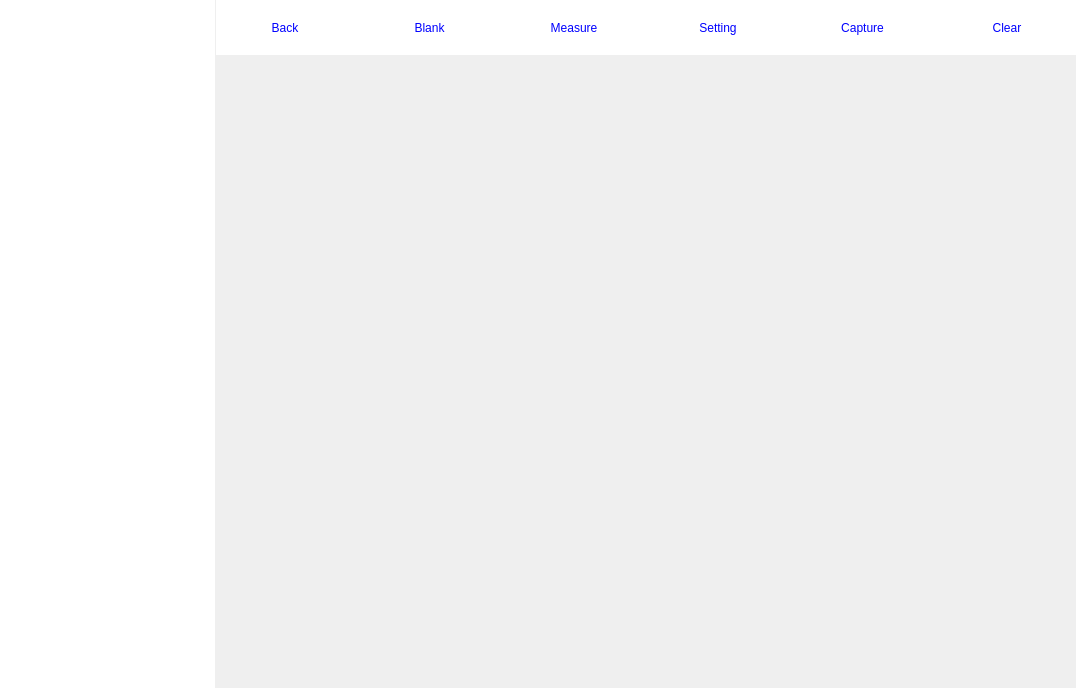
<?xml version="1.0" encoding="UTF-8"?>
<ui version="4.0">
 <class>CCTestingWidget</class>
 <widget class="QFrame" name="CCTestingWidget">
  <property name="geometry">
   <rect>
    <x>0</x>
    <y>0</y>
    <width>1076</width>
    <height>688</height>
   </rect>
  </property>
  <property name="windowTitle">
   <string>Frame</string>
  </property>
  <property name="frameShape">
   <enum>QFrame::NoFrame</enum>
  </property>
  <property name="frameShadow">
   <enum>QFrame::Raised</enum>
  </property>
  <layout class="QHBoxLayout" name="horizontalLayout" stretch="1,4">
   <property name="spacing">
    <number>1</number>
   </property>
   <property name="leftMargin">
    <number>0</number>
   </property>
   <property name="topMargin">
    <number>0</number>
   </property>
   <property name="rightMargin">
    <number>0</number>
   </property>
   <property name="bottomMargin">
    <number>0</number>
   </property>
   <item>
    <widget class="QFrame" name="frameLeft">
     <property name="styleSheet">
      <string notr="true">QFrame#frameLeft{
	background-color: rgb(255, 255, 255);
}</string>
     </property>
     <property name="frameShape">
      <enum>QFrame::NoFrame</enum>
     </property>
     <property name="frameShadow">
      <enum>QFrame::Raised</enum>
     </property>
    </widget>
   </item>
   <item>
    <layout class="QVBoxLayout" name="verticalLayout_2" stretch="2,1">
     <property name="spacing">
      <number>1</number>
     </property>
     <item>
      <widget class="QFrame" name="frameMain">
       <property name="frameShape">
        <enum>QFrame::NoFrame</enum>
       </property>
       <property name="frameShadow">
        <enum>QFrame::Raised</enum>
       </property>
       <layout class="QVBoxLayout" name="verticalLayout" stretch="0,1">
        <property name="spacing">
         <number>2</number>
        </property>
        <property name="leftMargin">
         <number>0</number>
        </property>
        <property name="topMargin">
         <number>0</number>
        </property>
        <property name="rightMargin">
         <number>0</number>
        </property>
        <property name="bottomMargin">
         <number>0</number>
        </property>
        <item>
         <widget class="QFrame" name="frameHeader">
          <property name="minimumSize">
           <size>
            <width>0</width>
            <height>55</height>
           </size>
          </property>
          <property name="styleSheet">
           <string notr="true">QToolButton{
	color:blue;
	font: 75 20pt &quot;微软雅黑&quot;;
}

QToolButton::disabled{
	color:darkgray;
}

QFrame#frameHeader {
	background-color: white;
}</string>
          </property>
          <property name="frameShape">
           <enum>QFrame::NoFrame</enum>
          </property>
          <property name="frameShadow">
           <enum>QFrame::Raised</enum>
          </property>
          <layout class="QHBoxLayout" name="horizontalLayout_2">
           <property name="leftMargin">
            <number>0</number>
           </property>
           <property name="topMargin">
            <number>0</number>
           </property>
           <property name="rightMargin">
            <number>0</number>
           </property>
           <property name="bottomMargin">
            <number>0</number>
           </property>
           <item>
            <widget class="QToolButton" name="toolButtonBack">
             <property name="sizePolicy">
              <sizepolicy hsizetype="Preferred" vsizetype="Preferred">
               <horstretch>0</horstretch>
               <verstretch>0</verstretch>
              </sizepolicy>
             </property>
             <property name="text">
              <string>Back</string>
             </property>
             <property name="autoRaise">
              <bool>true</bool>
             </property>
            </widget>
           </item>
           <item>
            <widget class="QToolButton" name="toolButtonBlank">
             <property name="sizePolicy">
              <sizepolicy hsizetype="Preferred" vsizetype="Preferred">
               <horstretch>0</horstretch>
               <verstretch>0</verstretch>
              </sizepolicy>
             </property>
             <property name="text">
              <string>Blank</string>
             </property>
             <property name="autoRaise">
              <bool>true</bool>
             </property>
            </widget>
           </item>
           <item>
            <widget class="QToolButton" name="toolButtonMeasure">
             <property name="sizePolicy">
              <sizepolicy hsizetype="Preferred" vsizetype="Preferred">
               <horstretch>0</horstretch>
               <verstretch>0</verstretch>
              </sizepolicy>
             </property>
             <property name="text">
              <string>Measure</string>
             </property>
             <property name="autoRaise">
              <bool>true</bool>
             </property>
            </widget>
           </item>
           <item>
            <widget class="QToolButton" name="toolButtonSetting">
             <property name="sizePolicy">
              <sizepolicy hsizetype="Preferred" vsizetype="Preferred">
               <horstretch>0</horstretch>
               <verstretch>0</verstretch>
              </sizepolicy>
             </property>
             <property name="text">
              <string>Setting</string>
             </property>
             <property name="autoRaise">
              <bool>true</bool>
             </property>
            </widget>
           </item>
           <item>
            <widget class="QToolButton" name="toolButtonCapture">
             <property name="sizePolicy">
              <sizepolicy hsizetype="Preferred" vsizetype="Preferred">
               <horstretch>0</horstretch>
               <verstretch>0</verstretch>
              </sizepolicy>
             </property>
             <property name="text">
              <string>Capture</string>
             </property>
             <property name="autoRaise">
              <bool>true</bool>
             </property>
            </widget>
           </item>
           <item>
            <widget class="QToolButton" name="toolButtonClear">
             <property name="sizePolicy">
              <sizepolicy hsizetype="Preferred" vsizetype="Preferred">
               <horstretch>0</horstretch>
               <verstretch>0</verstretch>
              </sizepolicy>
             </property>
             <property name="text">
              <string>Clear</string>
             </property>
             <property name="autoRaise">
              <bool>true</bool>
             </property>
            </widget>
           </item>
          </layout>
         </widget>
        </item>
        <item>
         <widget class="QFrame" name="framePlot">
          <property name="frameShape">
           <enum>QFrame::NoFrame</enum>
          </property>
          <property name="frameShadow">
           <enum>QFrame::Raised</enum>
          </property>
         </widget>
        </item>
       </layout>
      </widget>
     </item>
     <item>
      <widget class="QFrame" name="frameBottom">
       <property name="frameShape">
        <enum>QFrame::NoFrame</enum>
       </property>
       <property name="frameShadow">
        <enum>QFrame::Raised</enum>
       </property>
      </widget>
     </item>
    </layout>
   </item>
  </layout>
 </widget>
 <resources/>
 <connections/>
</ui>
